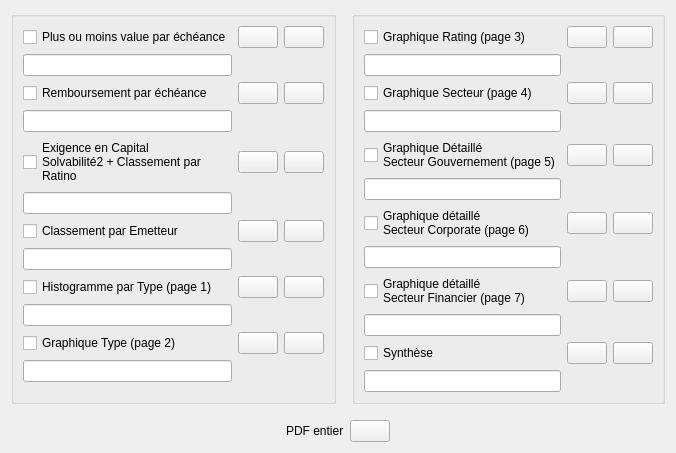
      <widget class="QWidget" name="tab_2">
       <attribute name="title">
        <string>Personnalisé</string>
       </attribute>
       <layout class="QVBoxLayout" name="verticalLayout_5">
        <item>
         <layout class="QHBoxLayout" name="horizontalLayout_2">
          <item>
           <widget class="QGroupBox" name="groupBox_3">
            <property name="title">
             <string/>
            </property>
            <layout class="QHBoxLayout" name="horizontalLayout_8">
             <item>
              <layout class="QGridLayout" name="gridLayout_3">
               <item row="8" column="0">
                <widget class="QCheckBox" name="checkBox_17">
                 <property name="text">
                  <string>Histogramme par Type (page 1)</string>
                 </property>
                </widget>
               </item>
               <item row="7" column="0">
                <widget class="QLineEdit" name="lineEdit_4"/>
               </item>
               <item row="4" column="1">
                <widget class="QPushButton" name="pushButton_9">
                 <property name="whatsThis">
                  <string>Générer</string>
                 </property>
                 <property name="text">
                  <string/>
                 </property>
                 <property name="icon">
                  <iconset resource="../ressources.qrc">
                   <normaloff>:/ressources/img/view-48.png</normaloff>:/ressources/img/view-48.png</iconset>
                 </property>
                 <property name="iconSize">
                  <size>
                   <width>30</width>
                   <height>30</height>
                  </size>
                 </property>
                </widget>
               </item>
               <item row="6" column="0">
                <widget class="QCheckBox" name="checkBox_16">
                 <property name="text">
                  <string>Classement par Emetteur</string>
                 </property>
                </widget>
               </item>
               <item row="10" column="0">
                <widget class="QCheckBox" name="checkBox_18">
                 <property name="text">
                  <string>Graphique Type (page 2)</string>
                 </property>
                </widget>
               </item>
               <item row="5" column="0">
                <widget class="QLineEdit" name="lineEdit_3"/>
               </item>
               <item row="4" column="0">
                <widget class="QCheckBox" name="checkBox_15">
                 <property name="text">
                  <string>Exigence en Capital 
Solvabilité2 + Classement par 
Ratino</string>
                 </property>
                </widget>
               </item>
               <item row="2" column="2">
                <widget class="QPushButton" name="pushButton_45">
                 <property name="whatsThis">
                  <string>Générer</string>
                 </property>
                 <property name="text">
                  <string/>
                 </property>
                 <property name="icon">
                  <iconset resource="../ressources.qrc">
                   <normaloff>:/ressources/img/pdf-48.png</normaloff>:/ressources/img/pdf-48.png</iconset>
                 </property>
                 <property name="iconSize">
                  <size>
                   <width>30</width>
                   <height>30</height>
                  </size>
                 </property>
                </widget>
               </item>
               <item row="3" column="0">
                <widget class="QLineEdit" name="lineEdit_2"/>
               </item>
               <item row="0" column="0">
                <widget class="QCheckBox" name="checkBox_13">
                 <property name="text">
                  <string>Plus ou moins value par échéance</string>
                 </property>
                </widget>
               </item>
               <item row="10" column="1">
                <widget class="QPushButton" name="pushButton_12">
                 <property name="whatsThis">
                  <string>Générer</string>
                 </property>
                 <property name="text">
                  <string/>
                 </property>
                 <property name="icon">
                  <iconset resource="../ressources.qrc">
                   <normaloff>:/ressources/img/view-48.png</normaloff>:/ressources/img/view-48.png</iconset>
                 </property>
                 <property name="iconSize">
                  <size>
                   <width>30</width>
                   <height>30</height>
                  </size>
                 </property>
                </widget>
               </item>
               <item row="8" column="1">
                <widget class="QPushButton" name="pushButton_11">
                 <property name="whatsThis">
                  <string>Générer</string>
                 </property>
                 <property name="text">
                  <string/>
                 </property>
                 <property name="icon">
                  <iconset resource="../ressources.qrc">
                   <normaloff>:/ressources/img/view-48.png</normaloff>:/ressources/img/view-48.png</iconset>
                 </property>
                 <property name="iconSize">
                  <size>
                   <width>30</width>
                   <height>30</height>
                  </size>
                 </property>
                </widget>
               </item>
               <item row="9" column="0">
                <widget class="QLineEdit" name="lineEdit_5"/>
               </item>
               <item row="8" column="2">
                <widget class="QPushButton" name="pushButton_48">
                 <property name="whatsThis">
                  <string>Générer</string>
                 </property>
                 <property name="text">
                  <string/>
                 </property>
                 <property name="icon">
                  <iconset resource="../ressources.qrc">
                   <normaloff>:/ressources/img/pdf-48.png</normaloff>:/ressources/img/pdf-48.png</iconset>
                 </property>
                 <property name="iconSize">
                  <size>
                   <width>30</width>
                   <height>30</height>
                  </size>
                 </property>
                </widget>
               </item>
               <item row="10" column="2">
                <widget class="QPushButton" name="pushButton_49">
                 <property name="whatsThis">
                  <string>Générer</string>
                 </property>
                 <property name="text">
                  <string/>
                 </property>
                 <property name="icon">
                  <iconset resource="../ressources.qrc">
                   <normaloff>:/ressources/img/pdf-48.png</normaloff>:/ressources/img/pdf-48.png</iconset>
                 </property>
                 <property name="iconSize">
                  <size>
                   <width>30</width>
                   <height>30</height>
                  </size>
                 </property>
                </widget>
               </item>
               <item row="6" column="2">
                <widget class="QPushButton" name="pushButton_47">
                 <property name="whatsThis">
                  <string>Générer</string>
                 </property>
                 <property name="text">
                  <string/>
                 </property>
                 <property name="icon">
                  <iconset resource="../ressources.qrc">
                   <normaloff>:/ressources/img/pdf-48.png</normaloff>:/ressources/img/pdf-48.png</iconset>
                 </property>
                 <property name="iconSize">
                  <size>
                   <width>30</width>
                   <height>30</height>
                  </size>
                 </property>
                </widget>
               </item>
               <item row="2" column="0">
                <widget class="QCheckBox" name="checkBox_14">
                 <property name="text">
                  <string>Remboursement par échéance</string>
                 </property>
                </widget>
               </item>
               <item row="1" column="0">
                <widget class="QLineEdit" name="lineEdit">
                 <property name="sizePolicy">
                  <sizepolicy hsizetype="Expanding" vsizetype="Fixed">
                   <horstretch>0</horstretch>
                   <verstretch>0</verstretch>
                  </sizepolicy>
                 </property>
                </widget>
               </item>
               <item row="0" column="1">
                <widget class="QPushButton" name="pushButton_7">
                 <property name="whatsThis">
                  <string>Générer</string>
                 </property>
                 <property name="text">
                  <string/>
                 </property>
                 <property name="icon">
                  <iconset resource="../ressources.qrc">
                   <normaloff>:/ressources/img/view-48.png</normaloff>:/ressources/img/view-48.png</iconset>
                 </property>
                 <property name="iconSize">
                  <size>
                   <width>30</width>
                   <height>30</height>
                  </size>
                 </property>
                </widget>
               </item>
               <item row="2" column="1">
                <widget class="QPushButton" name="pushButton_8">
                 <property name="whatsThis">
                  <string>Générer</string>
                 </property>
                 <property name="text">
                  <string/>
                 </property>
                 <property name="icon">
                  <iconset resource="../ressources.qrc">
                   <normaloff>:/ressources/img/view-48.png</normaloff>:/ressources/img/view-48.png</iconset>
                 </property>
                 <property name="iconSize">
                  <size>
                   <width>30</width>
                   <height>30</height>
                  </size>
                 </property>
                </widget>
               </item>
               <item row="6" column="1">
                <widget class="QPushButton" name="pushButton_10">
                 <property name="whatsThis">
                  <string>Générer</string>
                 </property>
                 <property name="text">
                  <string/>
                 </property>
                 <property name="icon">
                  <iconset resource="../ressources.qrc">
                   <normaloff>:/ressources/img/view-48.png</normaloff>:/ressources/img/view-48.png</iconset>
                 </property>
                 <property name="iconSize">
                  <size>
                   <width>30</width>
                   <height>30</height>
                  </size>
                 </property>
                </widget>
               </item>
               <item row="0" column="2">
                <widget class="QPushButton" name="pushButton_44">
                 <property name="whatsThis">
                  <string>Générer</string>
                 </property>
                 <property name="text">
                  <string/>
                 </property>
                 <property name="icon">
                  <iconset resource="../ressources.qrc">
                   <normaloff>:/ressources/img/pdf-48.png</normaloff>:/ressources/img/pdf-48.png</iconset>
                 </property>
                 <property name="iconSize">
                  <size>
                   <width>30</width>
                   <height>30</height>
                  </size>
                 </property>
                </widget>
               </item>
               <item row="4" column="2">
                <widget class="QPushButton" name="pushButton_46">
                 <property name="whatsThis">
                  <string>Générer</string>
                 </property>
                 <property name="text">
                  <string/>
                 </property>
                 <property name="icon">
                  <iconset resource="../ressources.qrc">
                   <normaloff>:/ressources/img/pdf-48.png</normaloff>:/ressources/img/pdf-48.png</iconset>
                 </property>
                 <property name="iconSize">
                  <size>
                   <width>30</width>
                   <height>30</height>
                  </size>
                 </property>
                </widget>
               </item>
               <item row="11" column="0">
                <widget class="QLineEdit" name="lineEdit_6"/>
               </item>
              </layout>
             </item>
            </layout>
           </widget>
          </item>
          <item>
           <spacer name="horizontalSpacer_6">
            <property name="orientation">
             <enum>Qt::Horizontal</enum>
            </property>
            <property name="sizeType">
             <enum>QSizePolicy::Minimum</enum>
            </property>
            <property name="sizeHint" stdset="0">
             <size>
              <width>10</width>
              <height>20</height>
             </size>
            </property>
           </spacer>
          </item>
          <item>
           <widget class="QGroupBox" name="groupBox_4">
            <property name="title">
             <string/>
            </property>
            <layout class="QHBoxLayout" name="horizontalLayout_6">
             <item>
              <layout class="QGridLayout" name="gridLayout_4">
               <item row="6" column="2">
                <widget class="QPushButton" name="pushButton_53">
                 <property name="whatsThis">
                  <string>Générer</string>
                 </property>
                 <property name="text">
                  <string/>
                 </property>
                 <property name="icon">
                  <iconset resource="../ressources.qrc">
                   <normaloff>:/ressources/img/pdf-48.png</normaloff>:/ressources/img/pdf-48.png</iconset>
                 </property>
                 <property name="iconSize">
                  <size>
                   <width>30</width>
                   <height>30</height>
                  </size>
                 </property>
                </widget>
               </item>
               <item row="10" column="2">
                <widget class="QPushButton" name="pushButton_55">
                 <property name="whatsThis">
                  <string>Générer</string>
                 </property>
                 <property name="text">
                  <string/>
                 </property>
                 <property name="icon">
                  <iconset resource="../ressources.qrc">
                   <normaloff>:/ressources/img/pdf-48.png</normaloff>:/ressources/img/pdf-48.png</iconset>
                 </property>
                 <property name="iconSize">
                  <size>
                   <width>30</width>
                   <height>30</height>
                  </size>
                 </property>
                </widget>
               </item>
               <item row="7" column="0">
                <widget class="QLineEdit" name="lineEdit_10"/>
               </item>
               <item row="1" column="0">
                <widget class="QLineEdit" name="lineEdit_7"/>
               </item>
               <item row="6" column="1">
                <widget class="QPushButton" name="pushButton_17">
                 <property name="whatsThis">
                  <string>Générer</string>
                 </property>
                 <property name="text">
                  <string/>
                 </property>
                 <property name="icon">
                  <iconset resource="../ressources.qrc">
                   <normaloff>:/ressources/img/view-48.png</normaloff>:/ressources/img/view-48.png</iconset>
                 </property>
                 <property name="iconSize">
                  <size>
                   <width>30</width>
                   <height>30</height>
                  </size>
                 </property>
                </widget>
               </item>
               <item row="8" column="2">
                <widget class="QPushButton" name="pushButton_54">
                 <property name="whatsThis">
                  <string>Générer</string>
                 </property>
                 <property name="text">
                  <string/>
                 </property>
                 <property name="icon">
                  <iconset resource="../ressources.qrc">
                   <normaloff>:/ressources/img/pdf-48.png</normaloff>:/ressources/img/pdf-48.png</iconset>
                 </property>
                 <property name="iconSize">
                  <size>
                   <width>30</width>
                   <height>30</height>
                  </size>
                 </property>
                </widget>
               </item>
               <item row="0" column="1">
                <widget class="QPushButton" name="pushButton_14">
                 <property name="whatsThis">
                  <string>Générer</string>
                 </property>
                 <property name="text">
                  <string/>
                 </property>
                 <property name="icon">
                  <iconset resource="../ressources.qrc">
                   <normaloff>:/ressources/img/view-48.png</normaloff>:/ressources/img/view-48.png</iconset>
                 </property>
                 <property name="iconSize">
                  <size>
                   <width>30</width>
                   <height>30</height>
                  </size>
                 </property>
                </widget>
               </item>
               <item row="2" column="0">
                <widget class="QCheckBox" name="checkBox_20">
                 <property name="text">
                  <string>Graphique Secteur (page 4)</string>
                 </property>
                </widget>
               </item>
               <item row="2" column="1">
                <widget class="QPushButton" name="pushButton_15">
                 <property name="whatsThis">
                  <string>Générer</string>
                 </property>
                 <property name="text">
                  <string/>
                 </property>
                 <property name="icon">
                  <iconset resource="../ressources.qrc">
                   <normaloff>:/ressources/img/view-48.png</normaloff>:/ressources/img/view-48.png</iconset>
                 </property>
                 <property name="iconSize">
                  <size>
                   <width>30</width>
                   <height>30</height>
                  </size>
                 </property>
                </widget>
               </item>
               <item row="10" column="1">
                <widget class="QPushButton" name="pushButton_19">
                 <property name="whatsThis">
                  <string>Générer</string>
                 </property>
                 <property name="text">
                  <string/>
                 </property>
                 <property name="icon">
                  <iconset resource="../ressources.qrc">
                   <normaloff>:/ressources/img/view-48.png</normaloff>:/ressources/img/view-48.png</iconset>
                 </property>
                 <property name="iconSize">
                  <size>
                   <width>30</width>
                   <height>30</height>
                  </size>
                 </property>
                </widget>
               </item>
               <item row="4" column="0">
                <widget class="QCheckBox" name="checkBox_21">
                 <property name="text">
                  <string>Graphique Détaillé
Secteur Gouvernement (page 5)</string>
                 </property>
                </widget>
               </item>
               <item row="2" column="2">
                <widget class="QPushButton" name="pushButton_51">
                 <property name="whatsThis">
                  <string>Générer</string>
                 </property>
                 <property name="text">
                  <string/>
                 </property>
                 <property name="icon">
                  <iconset resource="../ressources.qrc">
                   <normaloff>:/ressources/img/pdf-48.png</normaloff>:/ressources/img/pdf-48.png</iconset>
                 </property>
                 <property name="iconSize">
                  <size>
                   <width>30</width>
                   <height>30</height>
                  </size>
                 </property>
                </widget>
               </item>
               <item row="4" column="1">
                <widget class="QPushButton" name="pushButton_16">
                 <property name="whatsThis">
                  <string>Générer</string>
                 </property>
                 <property name="text">
                  <string/>
                 </property>
                 <property name="icon">
                  <iconset resource="../ressources.qrc">
                   <normaloff>:/ressources/img/view-48.png</normaloff>:/ressources/img/view-48.png</iconset>
                 </property>
                 <property name="iconSize">
                  <size>
                   <width>30</width>
                   <height>30</height>
                  </size>
                 </property>
                </widget>
               </item>
               <item row="8" column="0">
                <widget class="QCheckBox" name="checkBox_23">
                 <property name="text">
                  <string>Graphique détaillé
Secteur Financier (page 7)</string>
                 </property>
                </widget>
               </item>
               <item row="0" column="2">
                <widget class="QPushButton" name="pushButton_50">
                 <property name="whatsThis">
                  <string>Générer</string>
                 </property>
                 <property name="text">
                  <string/>
                 </property>
                 <property name="icon">
                  <iconset resource="../ressources.qrc">
                   <normaloff>:/ressources/img/pdf-48.png</normaloff>:/ressources/img/pdf-48.png</iconset>
                 </property>
                 <property name="iconSize">
                  <size>
                   <width>30</width>
                   <height>30</height>
                  </size>
                 </property>
                </widget>
               </item>
               <item row="5" column="0">
                <widget class="QLineEdit" name="lineEdit_9"/>
               </item>
               <item row="8" column="1">
                <widget class="QPushButton" name="pushButton_18">
                 <property name="whatsThis">
                  <string>Générer</string>
                 </property>
                 <property name="text">
                  <string/>
                 </property>
                 <property name="icon">
                  <iconset resource="../ressources.qrc">
                   <normaloff>:/ressources/img/view-48.png</normaloff>:/ressources/img/view-48.png</iconset>
                 </property>
                 <property name="iconSize">
                  <size>
                   <width>30</width>
                   <height>30</height>
                  </size>
                 </property>
                </widget>
               </item>
               <item row="0" column="0">
                <widget class="QCheckBox" name="checkBox_19">
                 <property name="text">
                  <string>Graphique Rating (page 3)</string>
                 </property>
                </widget>
               </item>
               <item row="9" column="0">
                <widget class="QLineEdit" name="lineEdit_11"/>
               </item>
               <item row="10" column="0">
                <widget class="QCheckBox" name="checkBox_24">
                 <property name="text">
                  <string>Synthèse</string>
                 </property>
                </widget>
               </item>
               <item row="4" column="2">
                <widget class="QPushButton" name="pushButton_52">
                 <property name="whatsThis">
                  <string>Générer</string>
                 </property>
                 <property name="text">
                  <string/>
                 </property>
                 <property name="icon">
                  <iconset resource="../ressources.qrc">
                   <normaloff>:/ressources/img/pdf-48.png</normaloff>:/ressources/img/pdf-48.png</iconset>
                 </property>
                 <property name="iconSize">
                  <size>
                   <width>30</width>
                   <height>30</height>
                  </size>
                 </property>
                </widget>
               </item>
               <item row="6" column="0">
                <widget class="QCheckBox" name="checkBox_22">
                 <property name="text">
                  <string>Graphique détaillé
Secteur Corporate (page 6)</string>
                 </property>
                </widget>
               </item>
               <item row="3" column="0">
                <widget class="QLineEdit" name="lineEdit_8"/>
               </item>
               <item row="11" column="0">
                <widget class="QLineEdit" name="lineEdit_12"/>
               </item>
              </layout>
             </item>
            </layout>
           </widget>
          </item>
         </layout>
        </item>
        <item>
         <spacer name="verticalSpacer_3">
          <property name="orientation">
           <enum>Qt::Vertical</enum>
          </property>
          <property name="sizeType">
           <enum>QSizePolicy::Minimum</enum>
          </property>
          <property name="sizeHint" stdset="0">
           <size>
            <width>20</width>
            <height>10</height>
           </size>
          </property>
         </spacer>
        </item>
        <item>
         <layout class="QHBoxLayout" name="horizontalLayout_5">
          <item>
           <spacer name="horizontalSpacer_9">
            <property name="orientation">
             <enum>Qt::Horizontal</enum>
            </property>
            <property name="sizeHint" stdset="0">
             <size>
              <width>40</width>
              <height>20</height>
             </size>
            </property>
           </spacer>
          </item>
          <item>
           <layout class="QGridLayout" name="gridLayout_5">
            <item row="0" column="0">
             <widget class="QLabel" name="label_14">
              <property name="text">
               <string>PDF entier</string>
              </property>
             </widget>
            </item>
            <item row="0" column="1">
             <widget class="QPushButton" name="pushButton_20">
              <property name="whatsThis">
               <string>Générer</string>
              </property>
              <property name="text">
               <string/>
              </property>
              <property name="icon">
               <iconset resource="../ressources.qrc">
                <normaloff>:/ressources/img/documents-48.png</normaloff>:/ressources/img/documents-48.png</iconset>
              </property>
              <property name="iconSize">
               <size>
                <width>40</width>
                <height>40</height>
               </size>
              </property>
             </widget>
            </item>
           </layout>
          </item>
          <item>
           <spacer name="horizontalSpacer_10">
            <property name="orientation">
             <enum>Qt::Horizontal</enum>
            </property>
            <property name="sizeHint" stdset="0">
             <size>
              <width>40</width>
              <height>20</height>
             </size>
            </property>
           </spacer>
          </item>
         </layout>
        </item>
       </layout>
      </widget>
